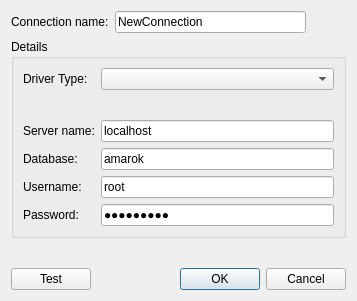
<?xml version="1.0" encoding="UTF-8"?>
<ui version="4.0">
 <class>LReportDatabaseInfoDialog</class>
 <widget class="QDialog" name="LReportDatabaseInfoDialog">
  <property name="geometry">
   <rect>
    <x>0</x>
    <y>0</y>
    <width>357</width>
    <height>301</height>
   </rect>
  </property>
  <property name="windowTitle">
   <string>Database connection</string>
  </property>
  <property name="modal">
   <bool>true</bool>
  </property>
  <layout class="QVBoxLayout" name="verticalLayout">
   <item>
    <layout class="QHBoxLayout" name="horizontalLayout_2">
     <item>
      <widget class="QLabel" name="label_6">
       <property name="text">
        <string>Connection name:</string>
       </property>
      </widget>
     </item>
     <item>
      <widget class="QLineEdit" name="lineEditName">
       <property name="text">
        <string>NewConnection</string>
       </property>
      </widget>
     </item>
     <item>
      <spacer name="horizontalSpacer">
       <property name="orientation">
        <enum>Qt::Horizontal</enum>
       </property>
       <property name="sizeType">
        <enum>QSizePolicy::Fixed</enum>
       </property>
       <property name="sizeHint" stdset="0">
        <size>
         <width>40</width>
         <height>20</height>
        </size>
       </property>
      </spacer>
     </item>
    </layout>
   </item>
   <item>
    <widget class="QGroupBox" name="groupBox">
     <property name="title">
      <string>Details</string>
     </property>
     <layout class="QFormLayout" name="formLayout">
      <property name="labelAlignment">
       <set>Qt::AlignLeading|Qt::AlignLeft|Qt::AlignVCenter</set>
      </property>
      <item row="0" column="0">
       <widget class="QLabel" name="label">
        <property name="text">
         <string>Driver Type:</string>
        </property>
       </widget>
      </item>
      <item row="0" column="1">
       <widget class="QComboBox" name="comboBoxDrivers"/>
      </item>
      <item row="1" column="0">
       <spacer name="verticalSpacer">
        <property name="orientation">
         <enum>Qt::Vertical</enum>
        </property>
        <property name="sizeType">
         <enum>QSizePolicy::Fixed</enum>
        </property>
        <property name="sizeHint" stdset="0">
         <size>
          <width>20</width>
          <height>18</height>
         </size>
        </property>
       </spacer>
      </item>
      <item row="2" column="0">
       <widget class="QLabel" name="label_5">
        <property name="text">
         <string>Server name:</string>
        </property>
       </widget>
      </item>
      <item row="2" column="1">
       <widget class="QLineEdit" name="lineEditServerName">
        <property name="text">
         <string>localhost</string>
        </property>
       </widget>
      </item>
      <item row="3" column="0">
       <widget class="QLabel" name="label_4">
        <property name="text">
         <string>Database:</string>
        </property>
       </widget>
      </item>
      <item row="4" column="0">
       <widget class="QLabel" name="label_2">
        <property name="text">
         <string>Username:</string>
        </property>
       </widget>
      </item>
      <item row="4" column="1">
       <widget class="QLineEdit" name="lineEditUsername">
        <property name="text">
         <string>root</string>
        </property>
       </widget>
      </item>
      <item row="5" column="0">
       <widget class="QLabel" name="label_3">
        <property name="text">
         <string>Password:</string>
        </property>
       </widget>
      </item>
      <item row="5" column="1">
       <widget class="QLineEdit" name="lineEditPassword">
        <property name="text">
         <string>onlyonlyi</string>
        </property>
        <property name="echoMode">
         <enum>QLineEdit::Password</enum>
        </property>
       </widget>
      </item>
      <item row="3" column="1">
       <widget class="QLineEdit" name="lineEditDatabase">
        <property name="text">
         <string>amarok</string>
        </property>
       </widget>
      </item>
     </layout>
    </widget>
   </item>
   <item>
    <spacer name="verticalSpacer_2">
     <property name="orientation">
      <enum>Qt::Vertical</enum>
     </property>
     <property name="sizeHint" stdset="0">
      <size>
       <width>20</width>
       <height>68</height>
      </size>
     </property>
    </spacer>
   </item>
   <item>
    <layout class="QHBoxLayout" name="horizontalLayout">
     <item>
      <widget class="QPushButton" name="pushButtonTest">
       <property name="text">
        <string>Test</string>
       </property>
      </widget>
     </item>
     <item>
      <widget class="QDialogButtonBox" name="buttonBox">
       <property name="orientation">
        <enum>Qt::Horizontal</enum>
       </property>
       <property name="standardButtons">
        <set>QDialogButtonBox::Cancel|QDialogButtonBox::Ok</set>
       </property>
       <property name="centerButtons">
        <bool>false</bool>
       </property>
      </widget>
     </item>
    </layout>
   </item>
  </layout>
 </widget>
 <tabstops>
  <tabstop>comboBoxDrivers</tabstop>
  <tabstop>lineEditServerName</tabstop>
  <tabstop>lineEditDatabase</tabstop>
  <tabstop>lineEditUsername</tabstop>
  <tabstop>lineEditPassword</tabstop>
  <tabstop>pushButtonTest</tabstop>
  <tabstop>buttonBox</tabstop>
 </tabstops>
 <resources/>
 <connections>
  <connection>
   <sender>buttonBox</sender>
   <signal>rejected()</signal>
   <receiver>LReportDatabaseInfoDialog</receiver>
   <slot>reject()</slot>
   <hints>
    <hint type="sourcelabel">
     <x>316</x>
     <y>260</y>
    </hint>
    <hint type="destinationlabel">
     <x>286</x>
     <y>274</y>
    </hint>
   </hints>
  </connection>
 </connections>
</ui>
